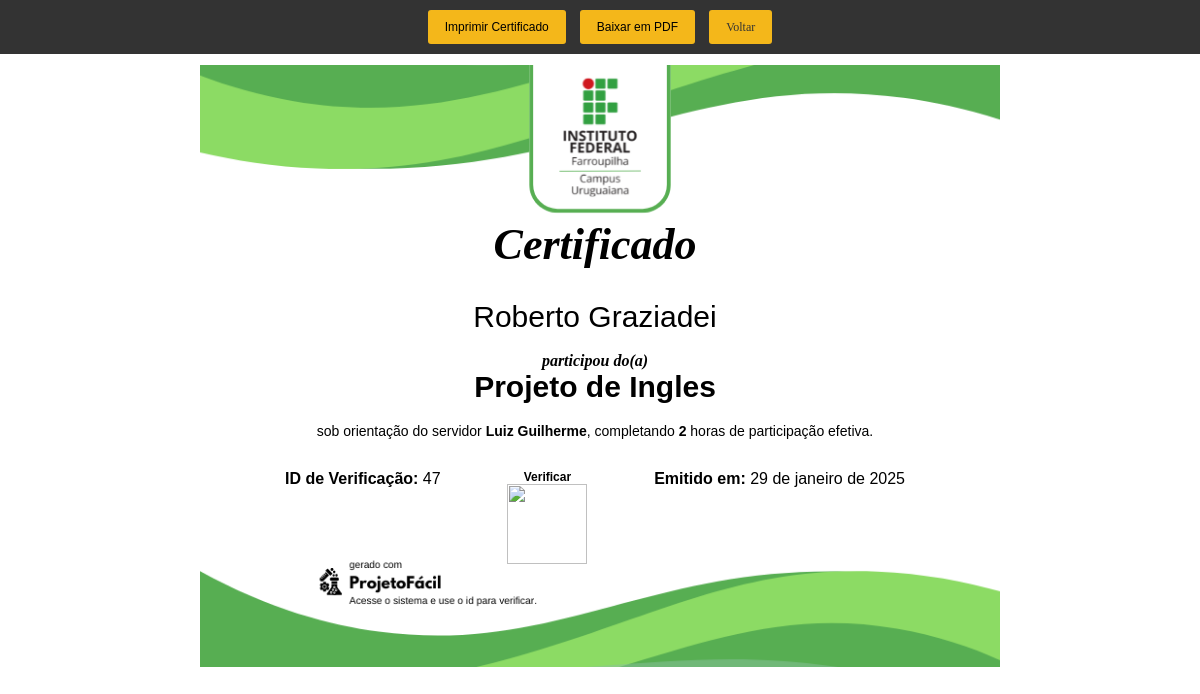
The app's page /Login/aluno/certificado.php?verificacao=47 with its own data.
### tables this page shows
CREATE TABLE IF NOT EXISTS `usuario_projeto` (
  `fk_usuario_id_usuario` int DEFAULT NULL,
  `fk_projeto_id_projeto` int DEFAULT NULL,
  `id_inscricao` int NOT NULL AUTO_INCREMENT,
  PRIMARY KEY (`id_inscricao`),
  KEY `fk_usuario_id_usuario` (`fk_usuario_id_usuario`),
  KEY `fk_projeto_id_projeto` (`fk_projeto_id_projeto`)
);

CREATE TABLE IF NOT EXISTS `usuario` (
  `id_usuario` int NOT NULL AUTO_INCREMENT,
  `nome` varchar(255) DEFAULT NULL,
  `email` varchar(255) DEFAULT NULL,
  `senha` varchar(255) DEFAULT NULL,
  `usuario_tipo` int NOT NULL,
  PRIMARY KEY (`id_usuario`)
);

CREATE TABLE IF NOT EXISTS `projeto` (
  `id_projeto` int NOT NULL AUTO_INCREMENT,
  `nome_projeto` varchar(255) DEFAULT NULL,
  `situacao` varchar(255) DEFAULT NULL,
  `fk_projeto_id_professor` int DEFAULT NULL,
  `data_finalizacao` date NOT NULL,
  `id_monitor` int NOT NULL,
  PRIMARY KEY (`id_projeto`),
  KEY `fk_projeto_id_professor` (`fk_projeto_id_professor`)
);

### conecta.php (called while the page is built, shortened)
<?php
function executarSQL($mysql, $sql)
{
    $resultado = mysqli_query($mysql, $sql);
    return $resultado;
}

### Login/aluno/certificado.php (the view, shortened to what this page needs)
<?php
 include_once("../../conecta.php");
 $conexao = conectar();
 $id_inscricao = $_GET['verificacao'];
$sql = "SELECT
    user_pro.id_inscricao,
    aluno.nome AS nome_aluno,
    professor.nome AS nome_professor,
    pro.nome_projeto,
    pro.data_finalizacao,
    pro.id_projeto,
    SUM(CASE WHEN freq.id_frequencia IS NOT NULL THEN en.CH ELSE 0 END) AS total_CH
FROM
    usuario_projeto user_pro
INNER JOIN
    usuario aluno ON aluno.id_usuario = user_pro.fk_usuario_id_usuario
INNER JOIN
    projeto pro ON pro.id_projeto = user_pro.fk_projeto_id_projeto
INNER JOIN
    usuario professor ON professor.id_usuario = pro.fk_projeto_id_professor
INNER JOIN
    encontro en ON en.fk_id_projeto = pro.id_projeto
LEFT JOIN
    frequencia freq ON freq.fk_id_encontro = en.id_encontro AND freq.fk_usuario_id_usuario = aluno.id_usuario
WHERE
    user_pro.id_inscricao = $id_inscricao
GROUP BY
    user_pro.id_inscricao,
    aluno.nome,
    professor.nome,
    pro.nome_projeto,
    pro.data_finalizacao,
    pro.id_projeto";
$resultado = executarSQL($conexao, $sql);
$linhas = mysqli_fetch_assoc($resultado);
$total_CH = $linhas['total_CH'];
?>
<!DOCTYPE html>
<html lang='pt-BR' class=''>
<head>
</head>
<body>
    <div class="toolbar no-print">
      <button class="btn btn-info" onclick="window.print()">
        Imprimir Certificado
      </button>
      <button class="btn btn-info" id="downloadPDF">Baixar em PDF</button>
        <a href="inicioCertificado
        .php" class="btn btn-info">Voltar</a>
    </div>
    <div class="cert-container print-m-0">
      <div id="content2" class="cert">
        <img
          src="../../Style/images/fundocertificado.png"
          class="cert-bg"
          alt=""
        />
        <div class="cert-content">
          <h1 class="other-font">Certificado</h1>
          <span style="font-size: 30px;"><?php echo $linhas['nome_aluno'] ?></span>
          <br /><br />
          <span class="other-font"
            ><i><b>participou do(a)</b></i></span
          >
          <br />
          <span style="font-size: 30px;"><b><?php echo $linhas['nome_projeto'] ?></b></span>
          <br /><br>
          <small
            >sob orientação do servidor <b><?php echo $linhas['nome_professor'] ?></b>, completando <b><?php echo $total_CH ?></b> horas de participação efetiva.</small
          ><br /><br />
          <div class="bottom-txt">
            <span><b>ID de Verificação:</b> <?php echo $linhas['id_inscricao'] ?></span>
              <span style="font-size: 12px;"><b>Verificar</b><br><img id='barcode' src="https://api.qrserver.com/v1/create-qr-code/?data=http://localhost/TCC_luiz/certificado.php?validacao=<?php echo $linhas['id_inscricao']; ?>&amp;size=100x100" alt="" title="ProjetoFácil" width="80" height="80" /></span>
            <span><b>Emitido em:</b>
            <?php
function dataportugues($suadata) {
    $meses = [
        'January' => 'janeiro',
        'February' => 'fevereiro',
        'March' => 'março',
        'April' => 'abril',
        'May' => 'maio',
        'June' => 'junho',
        'July' => 'julho',
        'August' => 'agosto',
        'September' => 'setembro',
        'October' => 'outubro',
        'November' => 'novembro',
        'December' => 'dezembro'
    ];
    $timestamp = strtotime($suadata);
    $mesPortugues = $meses[date('F', $timestamp)] ?? 'Mês desconhecido';
    $dia = date('d', $timestamp);
    $ano = date('Y', $timestamp);
    echo "$dia de {$mesPortugues} de $ano";
}
dataportugues($linhas['data_finalizacao']);
?>
            </span>
          </div>
        </div>
      </div>
    </div>
</body>
</html>

### Login/aluno/certificado.php (style rules this page uses)
* { box-sizing: border-box; }
a { text-decoration: none; color: #333; }
.btn { padding: 10px 17px; border-radius: 3px; background: #f4b71a; border: none; font-size: 12px; margin: 10px 5px; }
.toolbar { background: #333; width: 100vw; position: fixed; left: 0; top: 0; text-align: center; }
.cert-container { margin:65px 0 10px 0; width: 100%; display: flex; justify-content: center; }
.cert { width:800px; height:600px; padding:15px 20px; text-align:center; position: relative; z-index: -1; }
.cert-bg { position: absolute; left: 0px; top: 0; z-index: -1; width: 100%; }
.cert-content { width:750px; height:470px; padding:110px 60px 0px 60px; text-align:center; font-family: Arial, Helvetica, sans-serif; }
h1 { font-size:44px; }
small { font-size: 14px; line-height: 12px; }
.bottom-txt { padding: 12px 5px; display: flex; justify-content: space-between; font-size: 16px; }
.bottom-txt * { white-space: nowrap !important; }
.other-font { font-family: Cambria, Georgia, serif; font-style: italic; }

### records on screen
usuario_projeto: fk_usuario_id_usuario.nome "Roberto Graziadei", fk_projeto_id_projeto.nome_projeto "Projeto de Ingles", usuario.nome "Luiz Guilherme", id_inscricao "47", fk_projeto_id_projeto.data_finalizacao "29", fk_projeto_id_projeto.data_finalizacao "janeiro", fk_projeto_id_projeto.data_finalizacao "2025"

### other values on screen
$total_CH "2"
